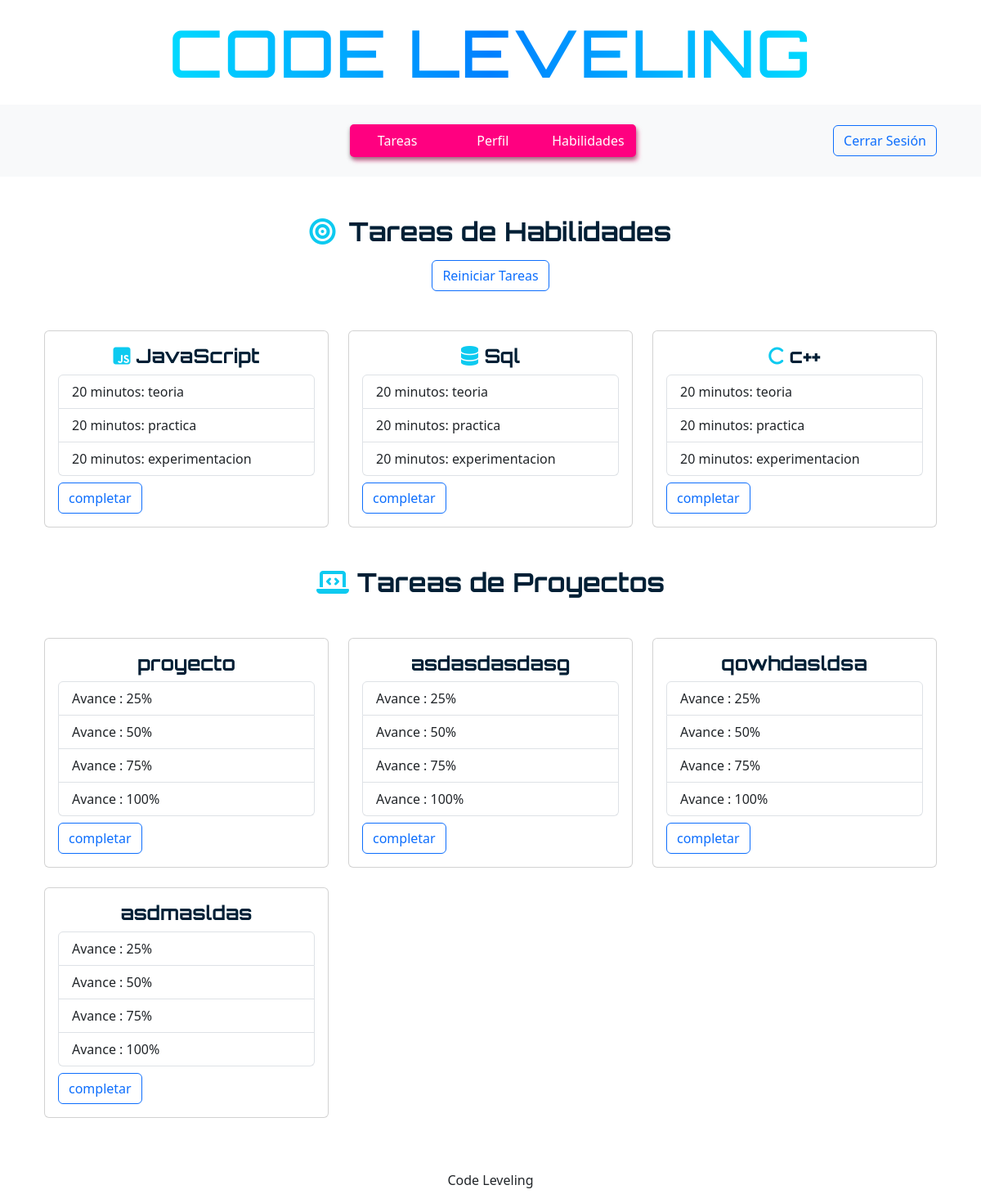
The page /tareas (signed in) on the database as committed earlier.
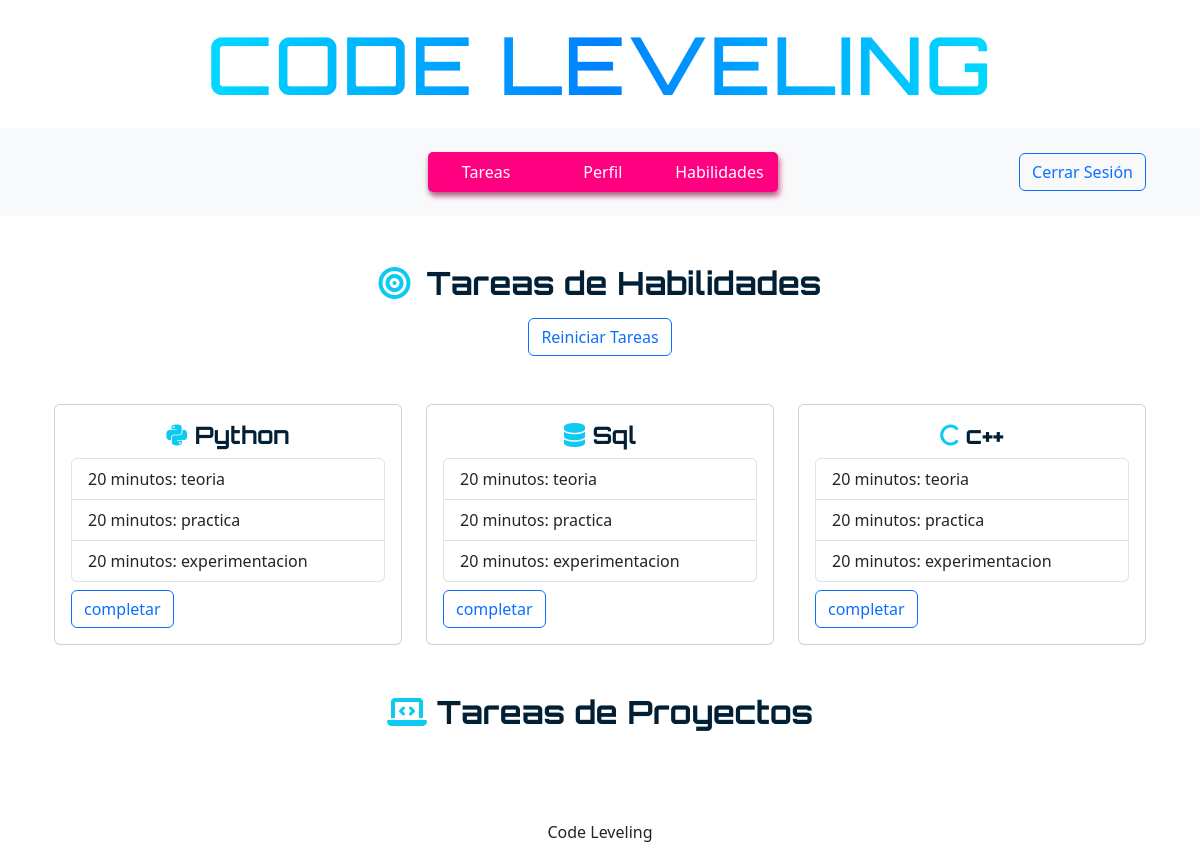
The same page on the database as committed later.
### tables this page shows
CREATE TABLE skills (
id INTEGER PRIMARY KEY AUTOINCREMENT,
name TEXT NOT NULL,
icon TEXT);

CREATE TABLE projects (
id INTEGER PRIMARY KEY AUTOINCREMENT,
user_id INTEGER NOT NULL,
name TEXT NOT NULL,
link TEXT, time INTEGER DEFAULT 1,
FOREIGN KEY (user_id) REFERENCES users(id)
);

### app.py (the view)
@app.route("/tareas")
@login_required
def tareas():
    skills = execute_db("""SELECT s.id, s.name, s.icon FROM users_skills us
     JOIN skills s ON us.skill_id = s.id WHERE us.user_id = ?
     AND us.skill_id NOT IN (SELECT ref_id FROM completed_tasks
     WHERE user_id = ? AND type = 'skill');""", param=(session["user_id"], session["user_id"]), result=True)
    projects = execute_db("""SELECT id, name FROM projects WHERE user_id = ?
    AND id NOT IN (SELECT ref_id FROM completed_tasks
    WHERE user_id = ? AND type = 'project');""", param=(session["user_id"], session["user_id"]), result=True)
    return render_template("tareas.html", skills=skills, projects=projects)

### helpers.py (called while the page is built)
def login_required(f):
    @wraps(f)
    def decorated_function(*args, **kwargs):
        if session.get("user_id") ==  None:
            return redirect("/login")
        return f(*args, **kwargs)
    return decorated_function

def execute_db(query, param=(),result = False):
    connection = sqlite3.connect('leveling.db')
    connection.row_factory = sqlite3.Row
    db = connection.cursor()
    db.execute(query,param)
    rows = None
    if result == True:
        rows = db.fetchall()
    connection.commit()
    connection.close()
    return rows

### templates/tareas.html (shortened to what this page needs)
{% extends "layout.html" %}
{% block body %}
<div class="container my-5">
    <h2 class="letter-1 text-center mb-3"><i class="fa-solid fa-bullseye text-info me-3"></i>Tareas de Habilidades</h2>
    <div class="d-flex justify-content-center mb-5">
        <form action="/tareas/reiniciar" method="POST">
            <button class="btn btn-outline-primary btn-p" type="submit" onclick="ClearTask()">Reiniciar Tareas</button>
        </form>
    </div>
    <div class="row g-4">
        {% for skill in skills %}
        <div class="col-md-4">
            <div class="card card-p">
                <div class="card-body">
                    <h4 class="card-title letter-1 text-center"><i class="{{skill.icon}} text-info"></i> {{skill.name}}</h4>
                    <ul class="list-group">
                        <li class="list-group-item task-item" data-id="{{skill.id + 1000}}">20 minutos: teoria</li>
                        <li class="list-group-item task-item" data-id="{{skill.id + 2000}}">20 minutos: practica</li>
                        <li class="list-group-item task-item" data-id="{{skill.id + 3000}}">20 minutos: experimentacion</li>
                    </ul>
                    <form action="/tareas/completar/skill" method="POST">
                        <button class="btn btn-outline-primary btn-p mt-2" type="submit" onclick="return ValidateTask(this)" >completar</button>
                    </form>
                </div>
            </div>
        </div>
        {% endfor %}
    </div>
    <h2 class="letter-1 text-center mt-5 mb-5"><i class="fa-solid fa-laptop-code text-info"></i> Tareas de Proyectos</h2>
    <div class="row g-4">
        {% for project in projects %}
            <div class="col-md-4 ">
                <div class="card card-p">
                    <div class="card-body">
                        <h4 class="letter-1 text-center">{{project.name}}</h4>
                        <ul class="list-group">
                            <li class="list-group-item task-item" data-id="{{project.id + 10000}}">Avance : 25%</li>
                            <li class="list-group-item task-item" data-id="{{project.id + 20000}}">Avance : 50%</li>
                            <li class="list-group-item task-item" data-id="{{project.id + 30000}}">Avance : 75%</li>
                            <li class="list-group-item task-item" data-id="{{project.id + 40000}}">Avance : 100%</li>
                        </ul>
                        <form action="/tareas/completar/project" method="POST">
                            <button class="btn btn-outline-primary btn-p mt-2" type="submit" onclick="return ValidateTask(this)">completar</button>
                        </form>
                    </div>
                </div>
            </div>
        {% endfor %}
    </div>
</div>
{% endblock %}

Rows that differ between the two databases and show on the page:
no longer on this page (row unchanged): skills: name "JavaScript"
removed projects: name "proyecto"
removed projects: name "asdasdasdasg"
removed projects: name "qowhdasldsa"
removed projects: name "asdmasldas"
now on this page (row unchanged): skills: name "Python"
